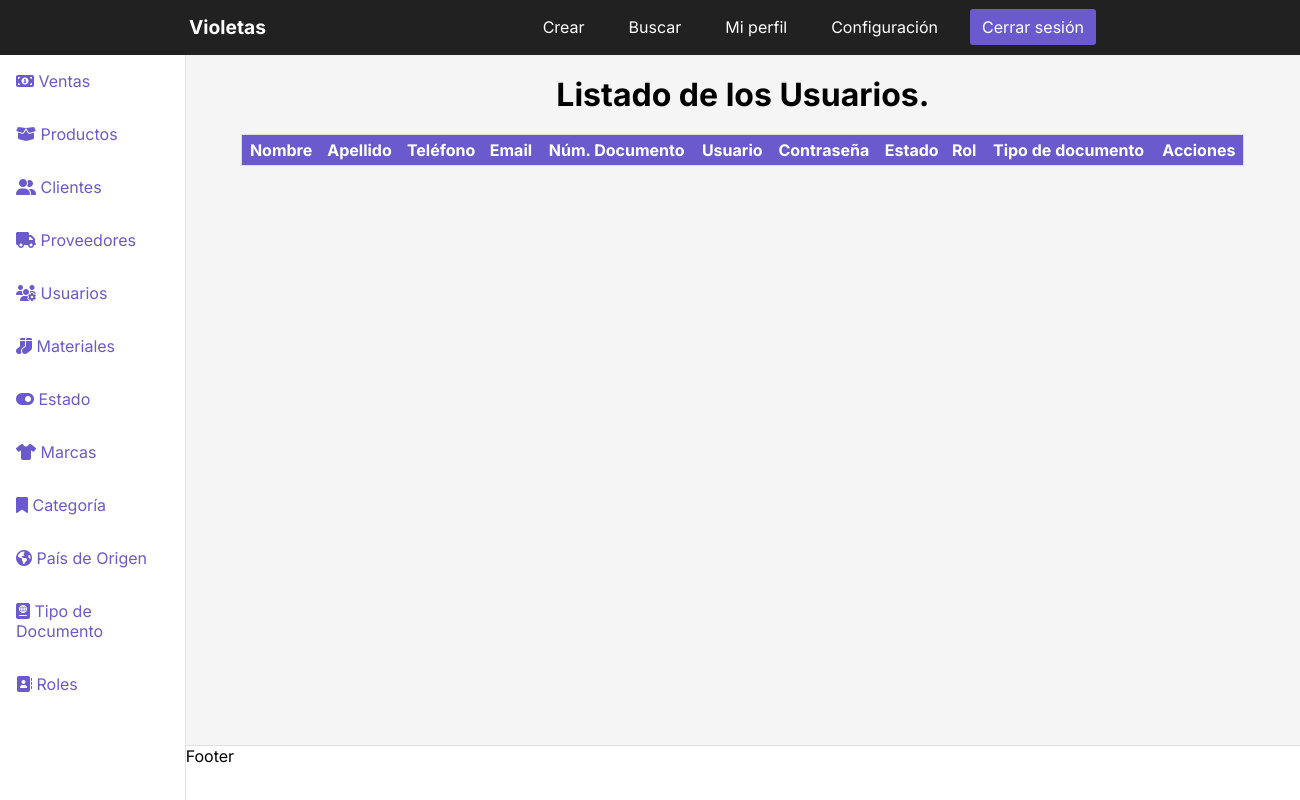
/dashboardusuarios, run on an earlier commit of the app's database.
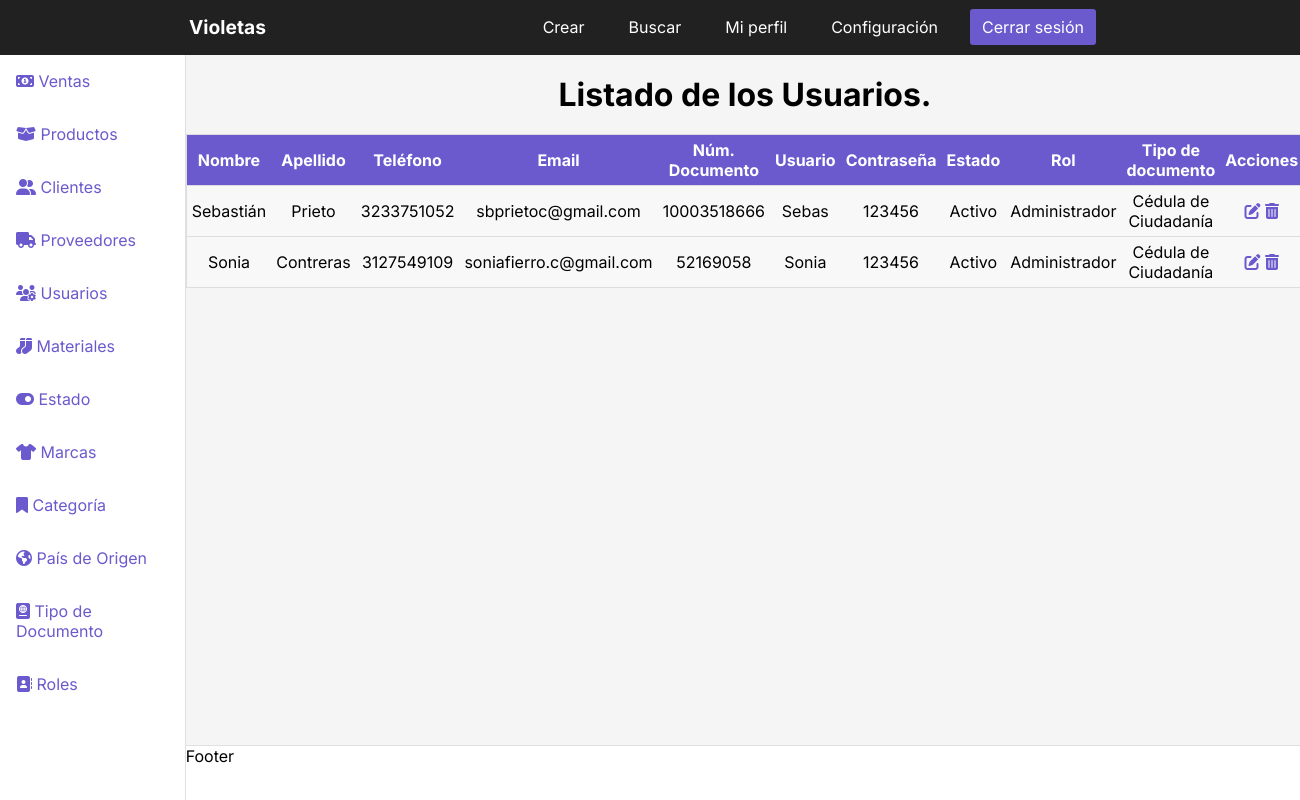
And on a later commit of the database.
### InventoryApp/models.py (models this page shows, shortened)
class Usuarios(models.Model):
    NombreUsuario = models.CharField('Nombre del usuario', max_length = 100)
    ApellidoUsuario = models.CharField('Apellido del usuario', max_length = 100)
    TelefonoUsuario = models.CharField('Teléfono del usuario', max_length = 100)
    EmailUsuario = models.EmailField('Email del usuario', max_length = 100)
    NumeroDocumento = models.CharField('Número de documento del usuario', max_length = 100)
    Usuario = models.CharField('Usuario', max_length = 100)
    Contraseña = models.CharField('Contraseña', max_length = 100)
    Estado = models.ForeignKey(Estado, on_delete=models.CASCADE, default='')
    Roles = models.ForeignKey(Roles, on_delete=models.CASCADE, default='')
    TipoDocumento = models.ForeignKey(TipoDocumento, on_delete=models.CASCADE, default='')
    class Meta:
        verbose_name = 'Usuario'
        verbose_name_plural = 'Usuarios'
        db_table = 'usuarios'
        ordering = ['id']

class Estado(models.Model):
    DescripcionEstado = models.CharField('Descripción del estado', max_length = 100)
    def __str__(self):
        return self.DescripcionEstado
    class Meta:
        verbose_name = 'Estado'
        verbose_name_plural = 'Estados'
        db_table = 'estados'
        ordering = ['id']

class Roles(models.Model):
    DescripcionRol = models.CharField('Descripción del rol', max_length = 100)
    def __str__(self):
        return self.DescripcionRol
    class Meta:
        verbose_name = 'Rol'
        verbose_name_plural = 'Roles'
        db_table = 'roles'
        ordering = ['id']

class TipoDocumento(models.Model):
    DescripcionTipoDoc = models.CharField('Descripción del tipo de documento', max_length = 100)
    def __str__(self):
        return self.DescripcionTipoDoc
    class Meta:
        verbose_name = 'Tipo de Documento'
        verbose_name_plural = 'Tipos de Documento'
        db_table = 'tipodoc'
        ordering = ['id']

### Project/views.py (the view)
# urls.py: path('dashboardusuarios', views.dashboardusuarios, name='dashusuarios'), # Registro creado
def dashboardusuarios(request):
    usuarios = (Usuarios.objects.all()) # Creo variable que traiga todos los datos de la tabla Usuarios.
    return render(request, 'dashboardusuarios.html', {
        'usuarios' : usuarios
} )

### Templates/dashboardusuarios.html (shortened to what the changed rows need)
{% load static %}
<!DOCTYPE html>
<html lang="en">
<head>
    <link rel="stylesheet" href="{% static 'CSS/stylesdashboard.css' %}">
</head>
<body>
    <div class="container">
        <main>
            <h1>Listado de los Usuarios.</h1>
            <table class="table">
                <thead>
                    <tr>
                        <th>Nombre</th>
                        <th>Apellido</th>
                        <th>Teléfono</th>
                        <th>Email</th>
                        <th>Núm. Documento</th>
                        <th>Usuario</th>
                        <th>Contraseña</th>
                        <th>Estado</th>
                        <th>Rol</th>
                        <th>Tipo de documento</th>
                        <th>Acciones</th>
                    </tr>
                </thead>
                <tbody>
                    {% for usuarios in usuarios %}
                    <tr>
                        <td data-label="Nombre del usuario">{{usuarios.NombreUsuario}}</td>
                        <td data-label="Apellido del usuario">{{usuarios.ApellidoUsuario}}</td>
                        <td data-label="Teléfono del usuario">{{usuarios.TelefonoUsuario}}</td>
                        <td data-label="Email del usuario">{{usuarios.EmailUsuario}}</td>
                        <td data-label="Número de documento del usuario">{{usuarios.NumeroDocumento}}</td>
                        <td data-label="Usuario">{{usuarios.Usuario}}</td>
                        <td data-label="Contraseña">{{usuarios.Contraseña}}</td>
                        <td data-label="Estado">{{usuarios.Estado}}</td>
                        <td data-label="Rol">{{usuarios.Roles}}</td>
                        <td data-label="Tipo de documento">{{usuarios.TipoDocumento}}</td>
                        <td data-label="Gestión">
                            <a href="{% url 'updateusuarios' usuarios.id %}"><i class="fas fa-edit"></i></a>
                            <a href="#" onclick="eliminarUsuario({{ usuarios.id }})"><i class="fas fa-trash-alt"></i></a>
                        </td>
                    </tr>
                    {% endfor %}
                </tbody>
            </table>
        </main>
      </div>
</body>
</html>

What changed in the data, as far as the page shows it:
added Usuarios: NombreUsuario "Sebastián", ApellidoUsuario "Prieto", TelefonoUsuario "3233751052", EmailUsuario "sbprietoc@gmail.com", NumeroDocumento "10003518666", Usuario "Sebas", Contraseña "123456", Estado "Activo", Roles "Administrador", TipoDocumento "Cédula de Ciudadanía"
added Usuarios: NombreUsuario "Sonia", ApellidoUsuario "Contreras", TelefonoUsuario "3127549109", EmailUsuario "soniafierro.c@gmail.com", NumeroDocumento "52169058", Usuario "Sonia", Contraseña "123456", Estado "Activo", Roles "Administrador", TipoDocumento "Cédula de Ciudadanía"
